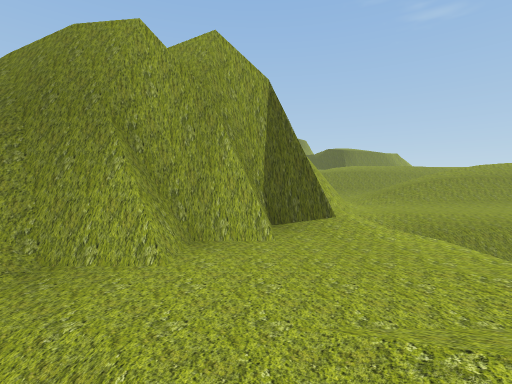
view 1 (above)

21 first-person views from a walk through a Unity game level. The camera is 1.3 m above the floor, tilts 2° down and sees 85° across. The floor is counted in squares, 2 m on a side. Each view is taken from the middle of a square. On the plan, view 1 faces up. The plan holds only what a view shows up to about 9 squares ahead; the rest is blank. The place goes on beyond the plan.

view 2
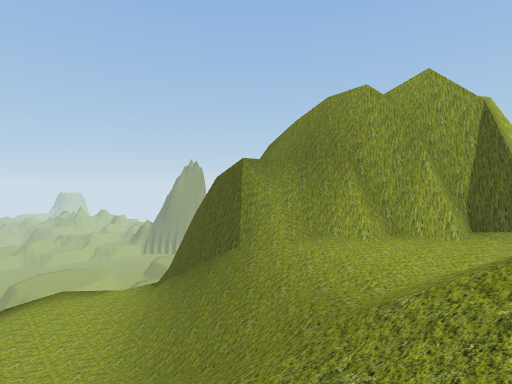

view 3
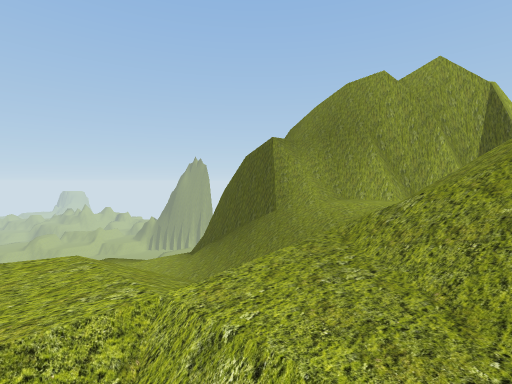

view 4
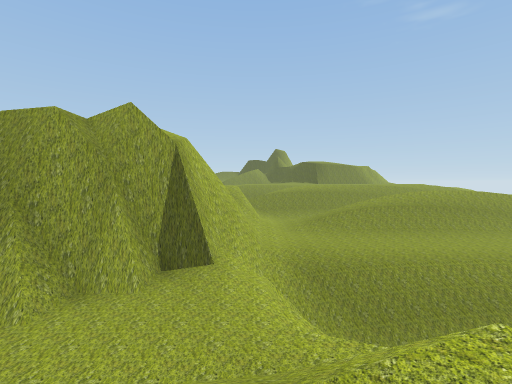

view 5
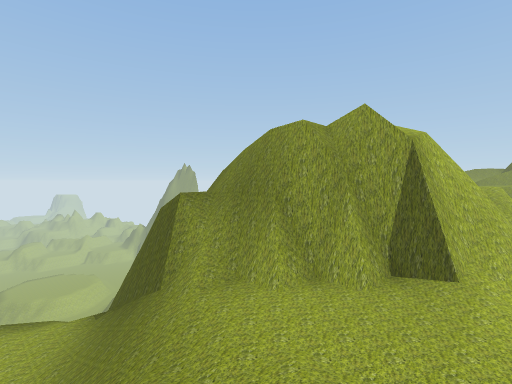

view 6
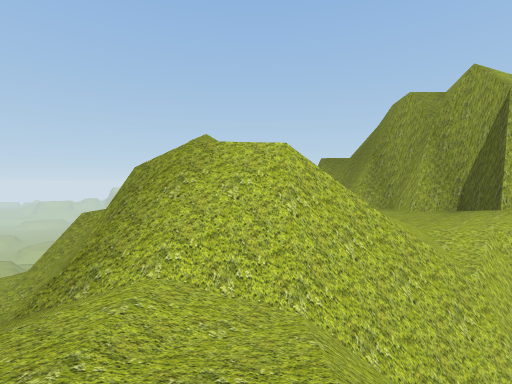

view 7
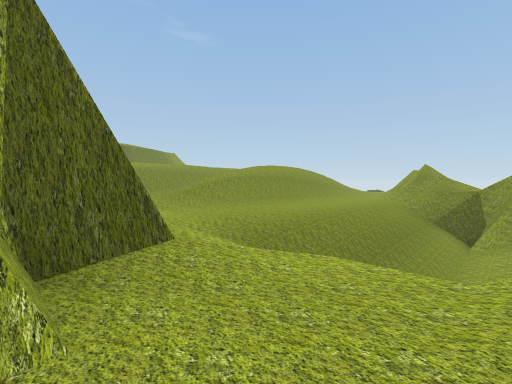

view 8
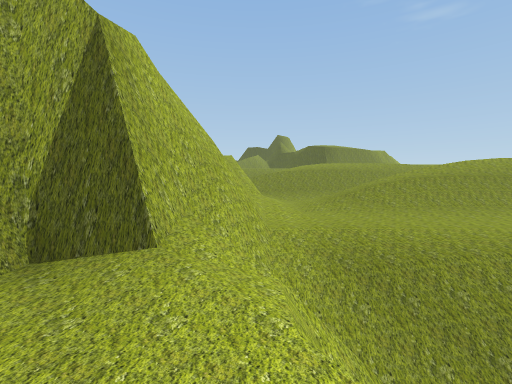

view 9
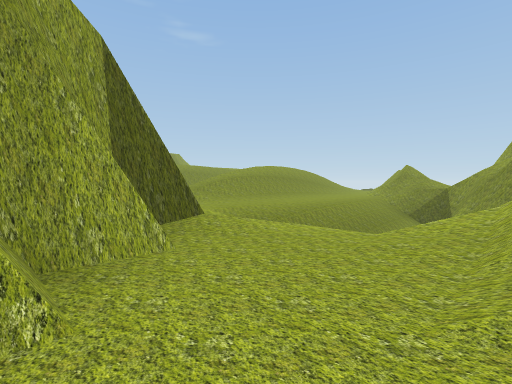

view 10
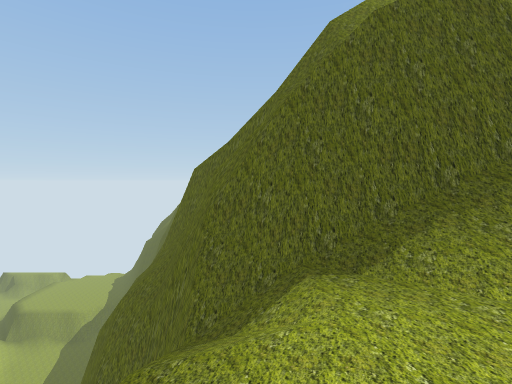

view 11
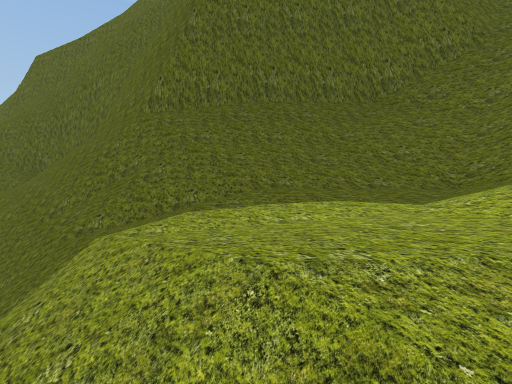

view 12
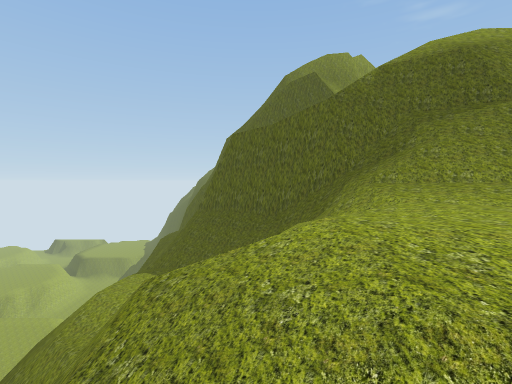

view 13
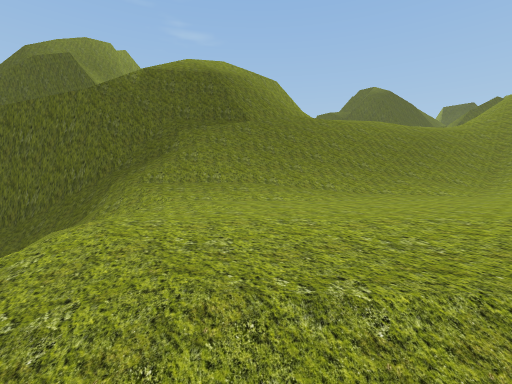

view 14
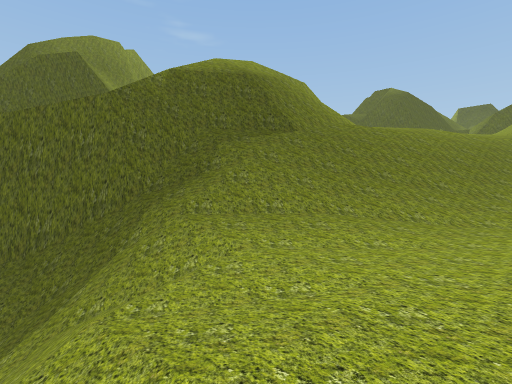

view 15
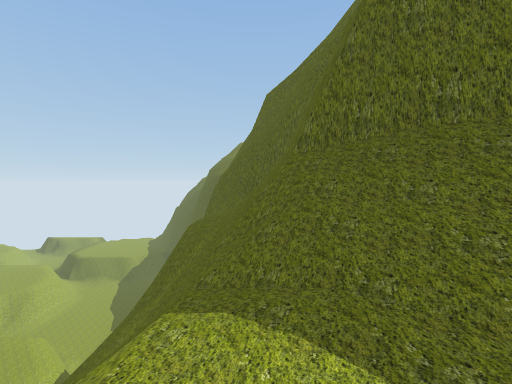

view 16
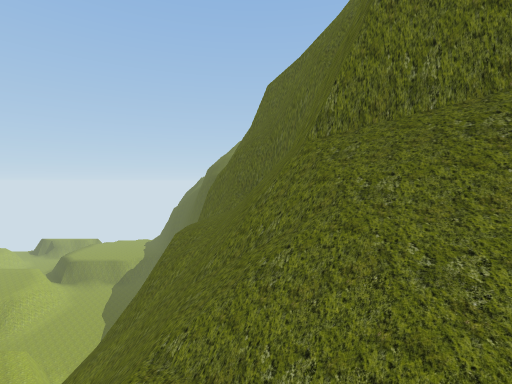

view 17
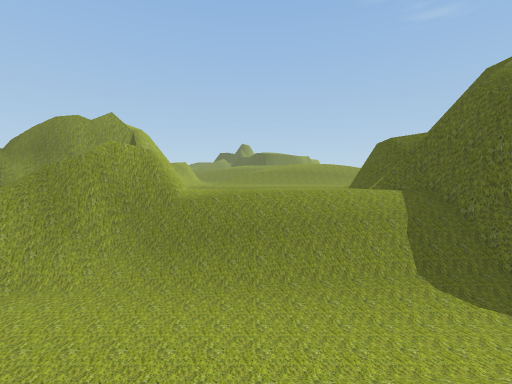

view 18
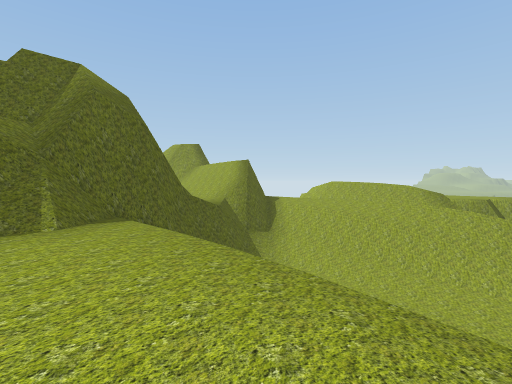

view 19
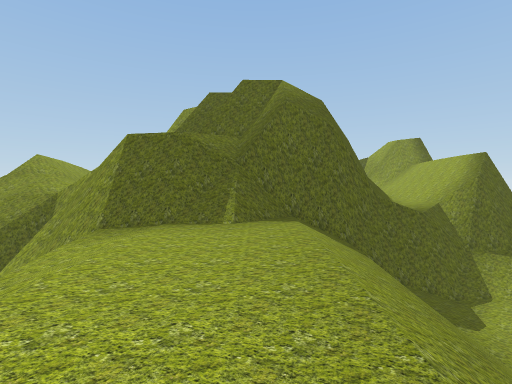

view 20
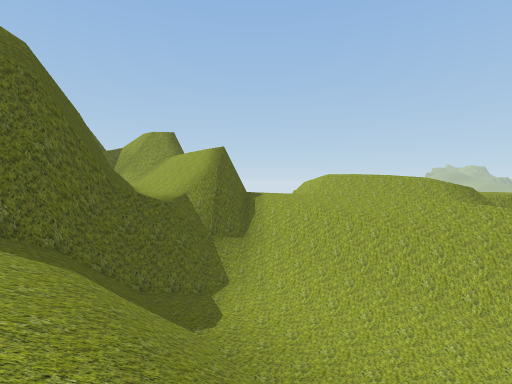

view 21
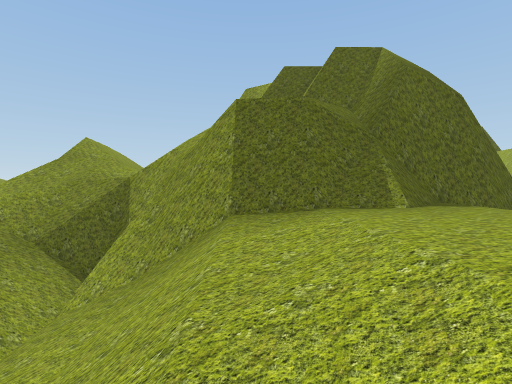

### Floor plan
Key: @ floor where view 1 was taken; # wall or solid block; . main floor; : floor 0.75 m higher than the main floor; - floor 3.25 m lower than the main floor; _ floor 6.5 m lower than the main floor; < floor 9.5 m lower than the main floor; / step, stairs or slope; = window, fence, low wall or low ledge; ^ raised ledge; v drop or lower ground.
Columns run from 10 left of view 1 to 14 right of it. Each row starts with its distance up from view 1.
 10             /../////
  9             ////////
  8             /........
  7             #........
  6            ##......../=
  5 ####      ##////////=////
  4   v#     ##./#//////v///:
  3   ^#  ####...#  -//##v
  2  ^^#####/....##  //##/  #
  1 ##^v/////..///#///.#v ###
  0 =#^v--////@///#.....####
 -1 ##=v----/////##.....##
 -2 v#=#/--/ ///##//////#
 -3  //=#/   /./////////##
 -4  /</###// #//-------##
 -5  /<</#=#//-- -------/##
 -6  // //////-   ----///##
 -7    =/__/////--////////##
 -8    v/___///////////....#
 -9     //____////
-10                  //
-11                  v
-12                 v.

Where each view was taken, in squares from view 1:
view 1: 0 up, 0 right, facing up
view 2: 2 down, 1 right, facing up-left
view 3: 3 down, 1 right, facing up-left
view 4: 1 down, 2 right, facing up
view 5: 1 down, 2 right, facing up-left
view 6: 0 up, 6 right, facing left
view 7: 2 up, 0 right, facing up-right
view 8: 2 up, 2 right, facing up
view 9: 1 up, 1 left, facing up-right
view 10: 1 down, 6 left, facing up
view 11: 5 down, 9 left, facing up-right
view 12: 9 down, 6 left, facing up
view 13: 9 down, 6 left, facing up-right
view 14: 8 down, 6 left, facing up-right
view 15: 5 down, 8 left, facing up
view 16: 4 down, 8 left, facing up
view 17: 8 down, 6 right, facing up
view 18: 0 up, 5 right, facing down-right
view 19: 1 down, 5 right, facing right
view 20: 2 down, 6 right, facing down-right
view 21: 1 up, 6 right, facing right
